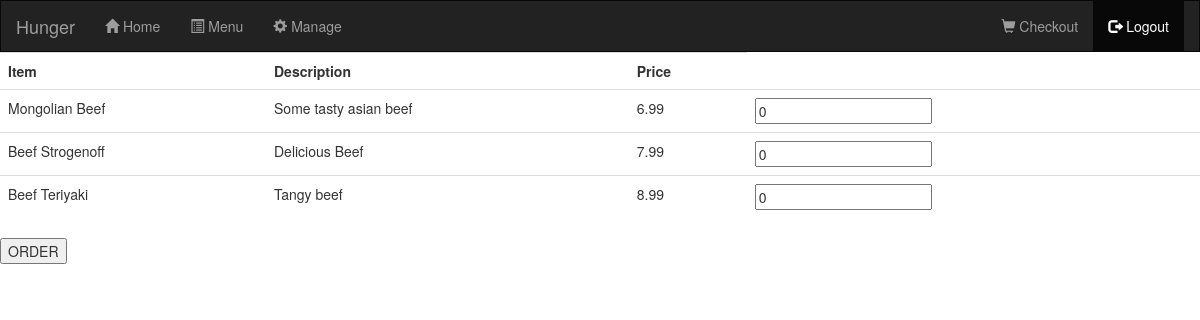
The page /Project/ExtraMenu.php (signed in) on the database its author committed.
### tables this page shows
CREATE TABLE item (
    item_id INT(11) NOT NULL COMMENT 'PK',
    menu_id INT(11) NOT NULL COMMENT 'FK MENU TABLE',
    item_name VARCHAR(255) NOT NULL,
    item_description TEXT(1000) NOT NULL,
    meat_id INT(11) NOT NULL COMMENT 'FK MEATS TABLE',
    spicy BOOLEAN NOT NULL,
    price DECIMAL(10,2) DEFAULT 0.0
);

### Project/ExtraMenu.php (the view, shortened to what this page needs)
<?php
    include('Includes/header.php');
    include('Includes/dbconnection.php');
?>
<html>
    <body>
        <?php
            $select_menu = "SELECT * FROM item";
            $result = $conn->query($select_menu);
            $itemArray = array();
            if($result->num_rows > 0){
                echo "<div class='table-responsive'>";
                echo "<table class='table table-hover'>";
                echo "<tr><th>Item</th><th>Description</th><th>Price</th></tr>";
                while($row = $result->fetch_assoc()){
                    array_push($itemArray, $row['item_name']);
                    echo
                        "<tr>" .
                                "<td>".$row['item_name']."</td>".
                                "<td>".$row['item_description']."</td>".
                                "<td>".$row['price']."</td>".
                                "<td><input type='number' name=".$row['item_id']." value='0'></td>" .
                        "</tr>";
                }
                    echo "</table>" .
                        "<button type='submit'>ORDER</button>";
                echo "</div>";
            }
            else {
                echo "<h3>Sorry try again later!</h3>";
            }
        ?>
    </body>
</html>

### rows shown on the page
item: item_name "Mongolian Beef", item_description "Some tasty asian beef", price "6.99"
item: item_name "Beef Strogenoff", item_description "Delicious Beef", price "7.99"
item: item_name "Beef Teriyaki", item_description "Tangy beef", price "8.99"
